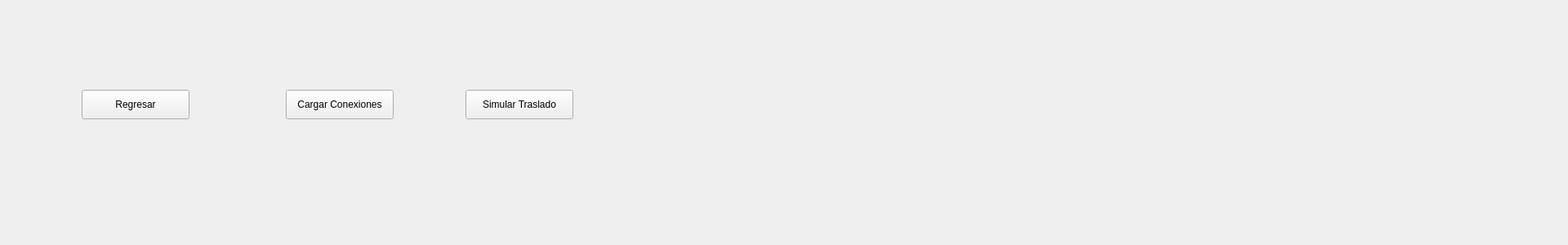
<?xml version="1.0" encoding="UTF-8"?>
<ui version="4.0">
 <class>PanelAccionesLogistica</class>
 <widget class="QWidget" name="PanelAccionesLogistica">
  <property name="geometry">
   <rect>
    <x>0</x>
    <y>0</y>
    <width>1920</width>
    <height>300</height>
   </rect>
  </property>
  <property name="minimumSize">
   <size>
    <width>1920</width>
    <height>160</height>
   </size>
  </property>
  <property name="windowTitle">
   <string>Form</string>
  </property>
  <widget class="QPushButton" name="btnRegresar">
   <property name="geometry">
    <rect>
     <x>100</x>
     <y>110</y>
     <width>132</width>
     <height>36</height>
    </rect>
   </property>
   <property name="text">
    <string>Regresar</string>
   </property>
  </widget>
  <widget class="QPushButton" name="btnSimularTraslado">
   <property name="geometry">
    <rect>
     <x>570</x>
     <y>110</y>
     <width>132</width>
     <height>36</height>
    </rect>
   </property>
   <property name="text">
    <string>Simular Traslado</string>
   </property>
  </widget>
  <widget class="QPushButton" name="btnCargarConexiones">
   <property name="geometry">
    <rect>
     <x>350</x>
     <y>110</y>
     <width>132</width>
     <height>36</height>
    </rect>
   </property>
   <property name="text">
    <string>Cargar Conexiones</string>
   </property>
  </widget>
 </widget>
 <resources/>
 <connections/>
</ui>
